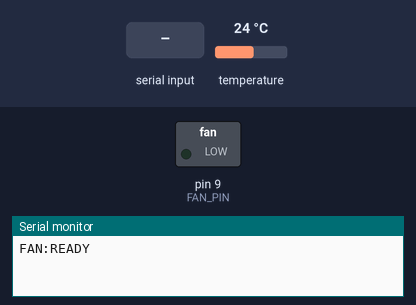
The sketch below on a simulated Arduino Uno, built with avr-gcc and run on an emulated ATmega328P. Parts: switched loads named in the sketch (green lamp = pin HIGH), the last lines printed to the serial monitor. Inputs (shaded band) come from the test bench; at power-on: temperature 24 °C.

Above: at 1.2 s.
1.3 s: "PWM:90\n" received over Serial
At 2.1 s:
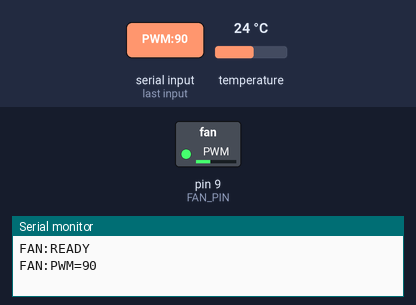
2.8 s: "PWM:\n" received over Serial
At 3.2 s:
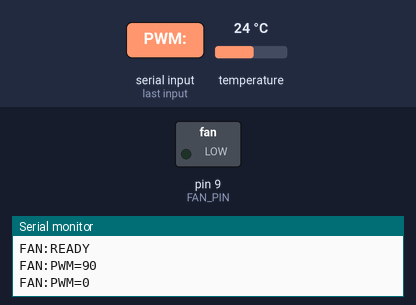
Timing chart, 0 to 5.8 s (numbered marks = the images above; inputs shaded):
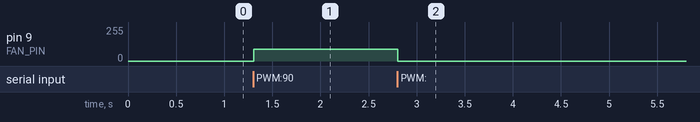

Measured:
- after the input at 1.3 s, pin 9 (FAN_PIN): 0/255 → 90/255 at once
- after the input at 2.8 s, pin 9 (FAN_PIN): 90/255 → 0/255 at once

The sketch:

kfs_fan_mosfet.ino
```cpp
/*
 * kfs_fan_mosfet — fan control via MOSFET + DS18B20 ambient temperature
 *
 * Variant A: MOSFET switches power to a 2/3-pin 12V fan.
 * Standard analogWrite() PWM (~490 Hz).
 *
 * Serial protocol (9600 baud):
 *   Server -> Arduino: "PWM:xxx\n"   where xxx = 0-255
 *   Arduino -> Server: "TEMP:xx.xx\n" every 5 seconds
 *   Arduino -> Server: "FAN:READY\n"  on startup
 *   Arduino -> Server: "FAN:PWM=xxx\n" on PWM change acknowledgment
 *
 * Wiring:
 *   MOSFET gate     -> D9 (PWM)
 *   MOSFET drain    -> fan (-), MOSFET source -> GND
 *   Fan (+)         -> +12V
 *   1N4007 flyback  -> cathode on +12V, anode on drain
 *   DS18B20 DQ      -> D3 (4.7k pull-up to 5V)
 *   DS18B20 VCC     -> 5V, GND -> GND
 *   Common GND: Arduino + 12V supply + MOSFET source
 */

#include <OneWire.h>
#include <DallasTemperature.h>

static const int FAN_PIN = 9;
static const int TEMP_PIN = 3;
static const unsigned long TEMP_INTERVAL = 5000;  // ms

OneWire oneWire(TEMP_PIN);
DallasTemperature sensors(&oneWire);

static unsigned long lastTempRead = 0;
static int currentPWM = 0;

void setup() {
    Serial.begin(9600);
    pinMode(FAN_PIN, OUTPUT);
    analogWrite(FAN_PIN, 0);
    sensors.begin();
    sensors.setResolution(12);
    sensors.setWaitForConversion(false);
    Serial.println("FAN:READY");
}

void loop() {
    // Read commands from server
    if (Serial.available()) {
        String cmd = Serial.readStringUntil('\n');
        cmd.trim();
        if (cmd.startsWith("PWM:")) {
            currentPWM = constrain(cmd.substring(4).toInt(), 0, 255);
            analogWrite(FAN_PIN, currentPWM);
            Serial.print("FAN:PWM=");
            Serial.println(currentPWM);
        }
    }

    // Periodic temperature reading
    unsigned long now = millis();
    if (now - lastTempRead >= TEMP_INTERVAL) {
        lastTempRead = now;
        sensors.requestTemperatures();
        float temp = sensors.getTempCByIndex(0);
        if (temp > -100) {
            Serial.print("TEMP:");
            Serial.println(temp, 2);
        }
    }
}
```
